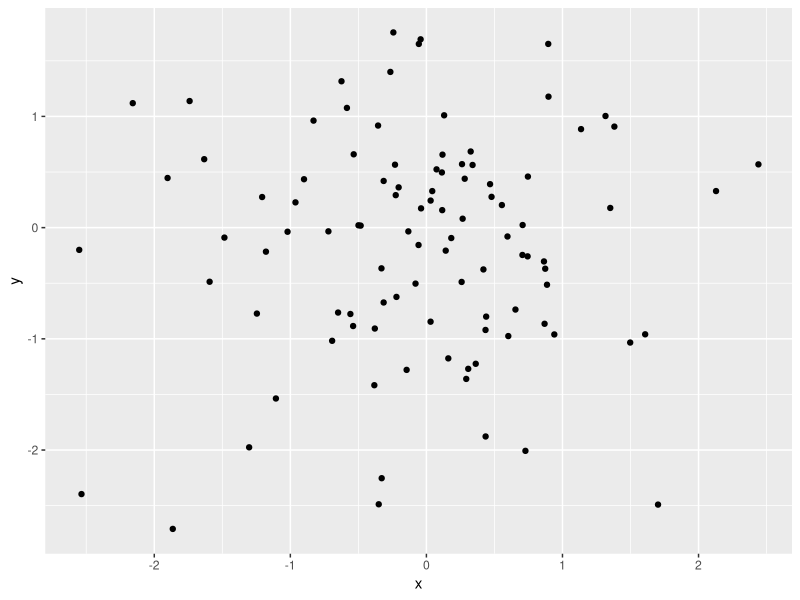
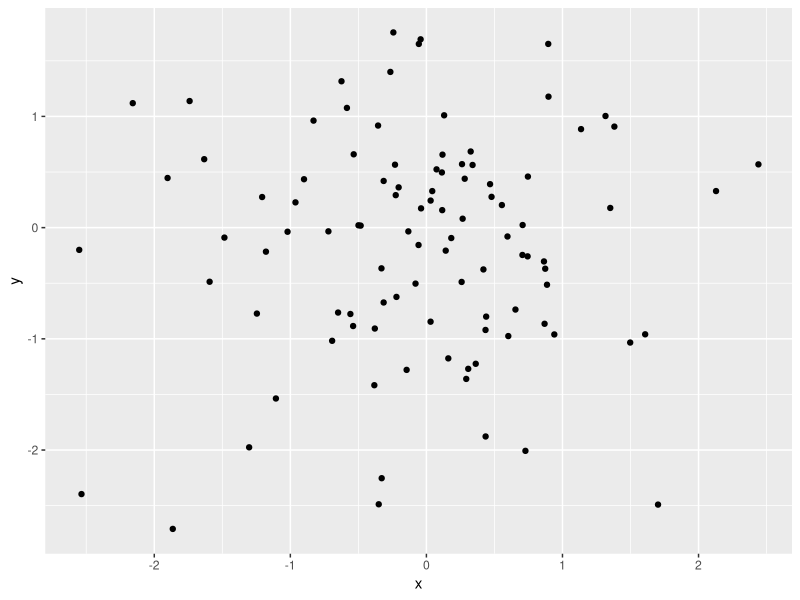

The R script that drew these images, in order:
# make some random visualization in R to test it's working
# and print to file when run

# Load the ggplot2 package
library(ggplot2)

# Create a data frame
data <- data.frame(x = rnorm(100), y = rnorm(100))

# Create a scatterplot
ggplot(data, aes(x = x, y = y)) + geom_point()

# Save the plot as a PNG file
ggsave("testPlot.png")